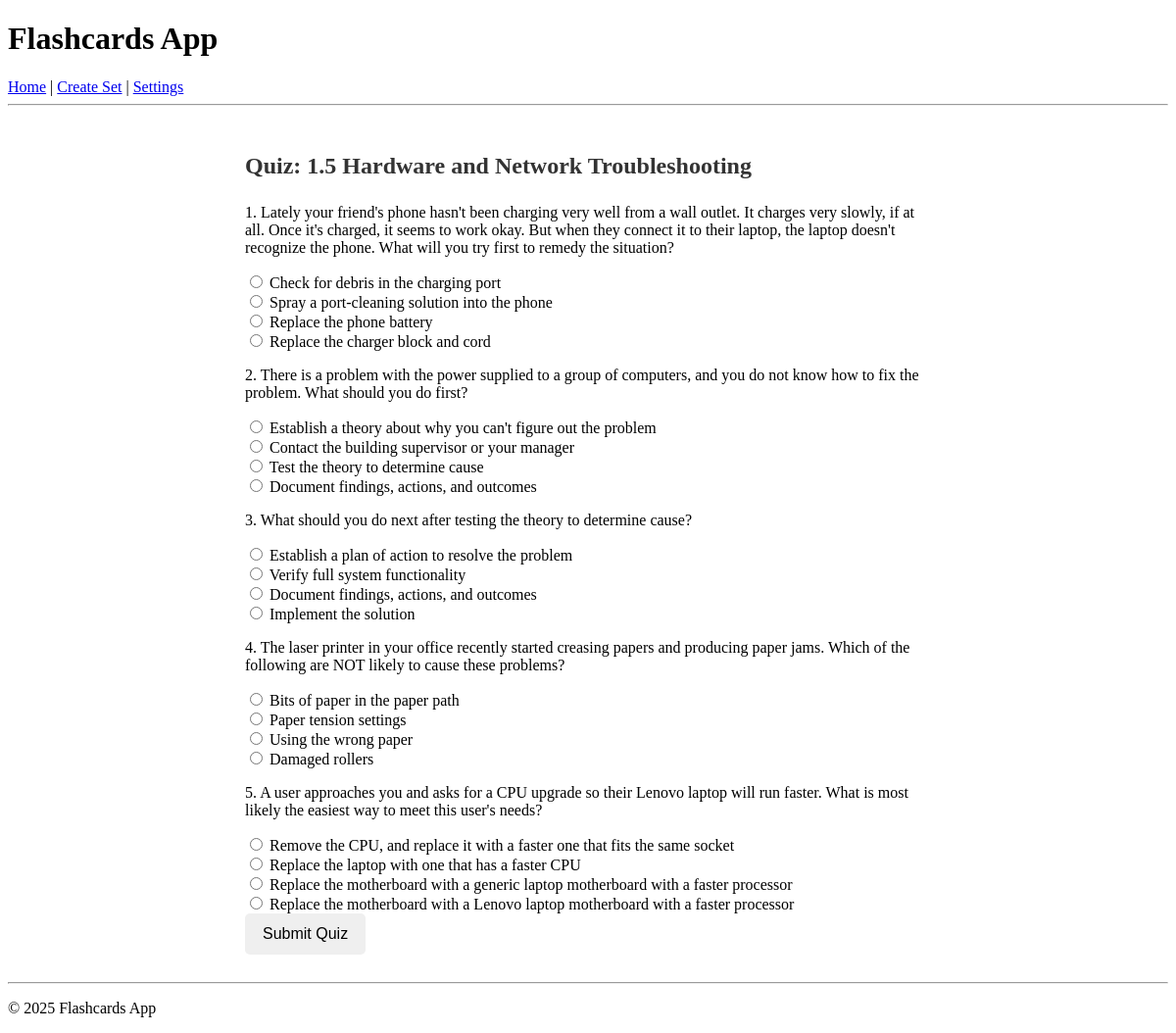
Page /set/4/quiz on the committed database.
### models.py (models this page shows)
class FlashcardSet(db.Model):
    id = db.Column(db.Integer, primary_key=True)
    title = db.Column(db.String(100), nullable=False)
    questions = db.relationship('Question', backref='set', cascade="all, delete-orphan")

class Question(db.Model):
    id = db.Column(db.Integer, primary_key=True)
    set_id = db.Column(db.Integer, db.ForeignKey('flashcard_set.id'), nullable=False)
    question_text = db.Column(db.String(200), nullable=False)
    option_a = db.Column(db.String(100), nullable=False)
    option_b = db.Column(db.String(100), nullable=False)
    option_c = db.Column(db.String(100), nullable=False)
    option_d = db.Column(db.String(100), nullable=False)
    correct_option = db.Column(db.String(1), nullable=False)  # 'A', 'B', 'C', 'D'

### app.py (the view, shortened to what this page needs)
@app.route('/set/<int:set_id>/quiz', methods=['GET', 'POST'])
def take_quiz(set_id):
    flashcard_set = FlashcardSet.query.get_or_404(set_id)
    num_questions = session.get('num_questions', 5)
    if request.method == 'GET':
        questions = random.sample(
            flashcard_set.questions,
            min(num_questions, len(flashcard_set.questions))
        )
        session['quiz_question_ids'] = [q.id for q in questions]
        return render_template(
            'quiz.html',
            set=flashcard_set,
            questions=questions,
            finished=False
        )

### templates/quiz.html
{% extends 'base.html' %}
{% block content %}
<h2>Quiz: {{ set.title }}</h2>
{% if finished %}
<p>Your score: {{ score }}/{{ questions|length }}</p>
<a href="{{ url_for('edit_set', set_id=set.id) }}">Back to Set</a>
{% else %}
<form method="POST">
    {% for q in questions %}
    <p>{{ loop.index }}. {{ q.question_text }}</p>
    <input type="radio" name="{{ q.id }}" value="A"> {{ q.option_a }}<br>
    <input type="radio" name="{{ q.id }}" value="B"> {{ q.option_b }}<br>
    <input type="radio" name="{{ q.id }}" value="C"> {{ q.option_c }}<br>
    <input type="radio" name="{{ q.id }}" value="D"> {{ q.option_d }}<br>
    {% endfor %}
    <input type="submit" value="Submit Quiz">
</form>
{% endif %}
{% endblock %}

### static/style.css (style rules this page uses)
h2, h3 { margin-bottom: 25px; color: #333; }
button, input[type="submit"], .btn { padding: 12px 18px; font-size: 1em; cursor: pointer; border-radius: 5px; border: none; }

### rows in the picture
FlashcardSet: title "1.5 Hardware and Network Troubleshooting"
Question: question_text "Lately your friend's phone hasn't been charging very well from a wall outlet. It charges very slowly, if at all. Once it's charged, it seems to work okay. But when they connect it to their laptop, the laptop doesn't recognize the phone. What will you try first to remedy the situation?", option_a "Check for debris in the charging port", option_b "Spray a port-cleaning solution into the phone", option_c "Replace the phone battery", option_d "Replace the charger block and cord"
Question: question_text "There is a problem with the power supplied to a group of computers, and you do not know how to fix the problem. What should you do first?", option_a "Establish a theory about why you can't figure out the problem", option_b "Contact the building supervisor or your manager", option_c "Test the theory to determine cause", option_d "Document findings, actions, and outcomes"
Question: question_text "What should you do next after testing the theory to determine cause?", option_a "Establish a plan of action to resolve the problem", option_b "Verify full system functionality", option_c "Document findings, actions, and outcomes", option_d "Implement the solution"
Question: question_text "The laser printer in your office recently started creasing papers and producing paper jams. Which of the following are NOT likely to cause these problems?", option_a "Bits of paper in the paper path", option_b "Paper tension settings", option_c "Using the wrong paper", option_d "Damaged rollers"
Question: question_text "A user approaches you and asks for a CPU upgrade so their Lenovo laptop will run faster. What is most likely the easiest way to meet this user's needs?", option_a "Remove the CPU, and replace it with a faster one that fits the same socket", option_b "Replace the laptop with one that has a faster CPU", option_c "Replace the motherboard with a generic laptop motherboard with a faster processor", option_d "Replace the motherboard with a Lenovo laptop motherboard with a faster processor"
